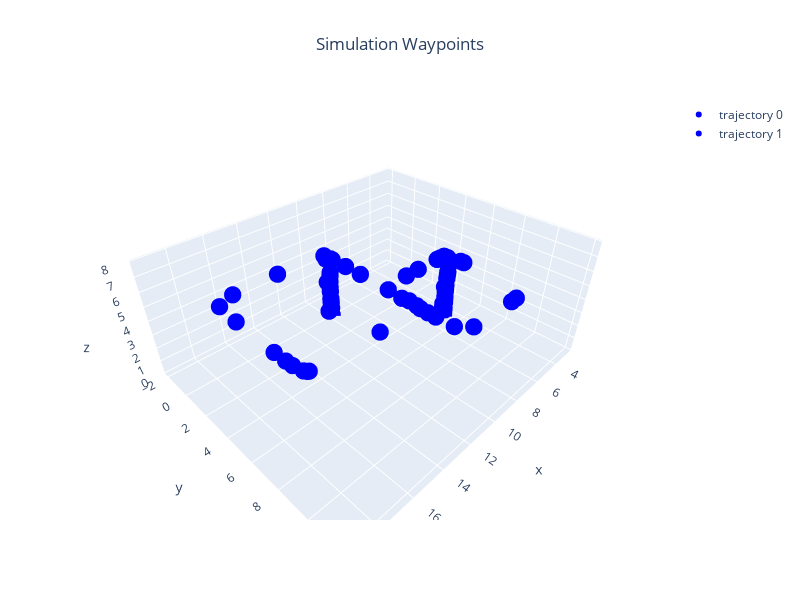

Write notebook code for a chart like this one.
### Markdown cell above
## Print Positions gathered

### Code cell
import numpy as np
from numpy.typing import NDArray
from typing import List
blue_paths:List[NDArray[np.float64]] = []
for sysid,path in blue_gcs.paths.items():
    blue_paths.append(np.array([x for x in path if x is not None]))

markers = [ConfigGazebo.create_trajectory_from_array(array=path,color=Color.BLUE) for path in blue_paths]
Gazebo.plot_3d_interactive(markers=markers,title="Simulation Waypoints",frames=(0.2, 0.2, 0.6),ground=-0.05)

### Figure 1 — Plotly figure (JSON) as saved in the notebook; plotly's stock layout.template omitted (floating-point values rounded to 4 significant figures; data arrays with more than 128 entries replaced by an {"elided": "..."} marker saying what was removed)
{"data": [{"marker": {"color": {"elided": "5554 str values"}, "size": 6}, "mode": "markers", "name": "trajectory 0", "type": "scatter3d", "x": {"elided": "5554 float values"}, "y": {"elided": "5554 float values"}, "z": {"elided": "5554 float values"}}, {"marker": {"color": {"elided": "5327 str values"}, "size": 6}, "mode": "markers", "name": "trajectory 1", "type": "scatter3d", "x": {"elided": "5327 float values"}, "y": {"elided": "5327 float values"}, "z": {"elided": "5327 float values"}}], "layout": {"height": 600, "scene": {"xaxis": {"range": [2.268, 19.79], "title": {"text": "x"}}, "yaxis": {"range": [-2.373, 12.34], "title": {"text": "y"}}, "zaxis": {"range": [-0.05, 8.061], "title": {"text": "z"}}}, "showlegend": true, "title": {"text": "Simulation Waypoints", "x": 0.5, "xanchor": "center"}, "width": 800}}
